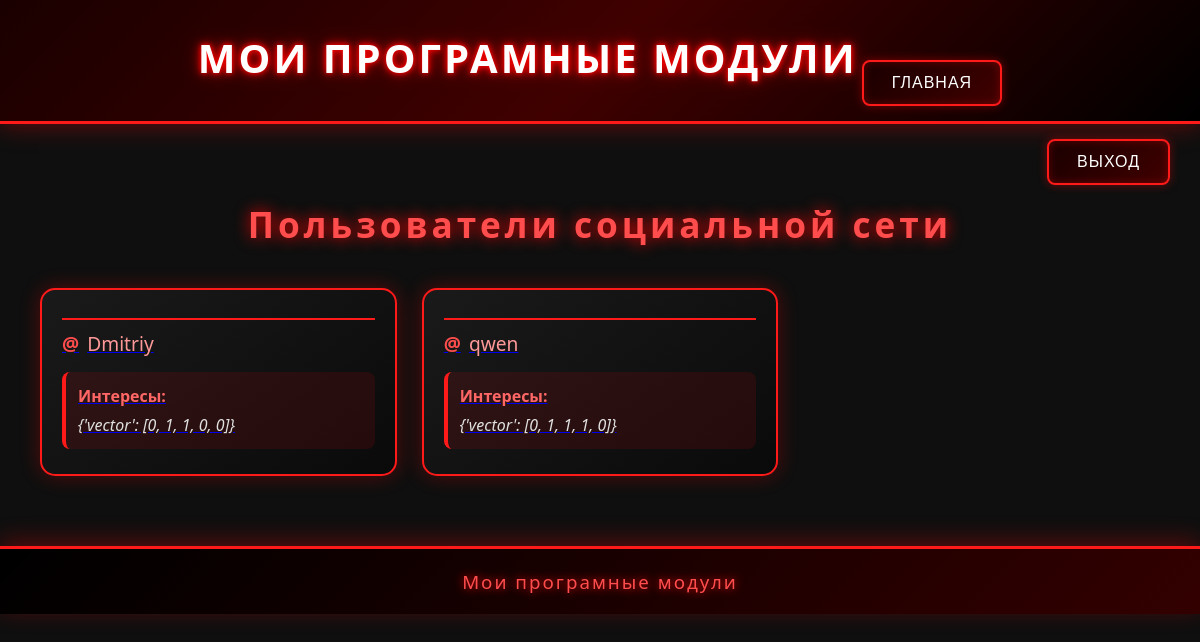
Page /socnet/ (signed in) on the earlier database version.
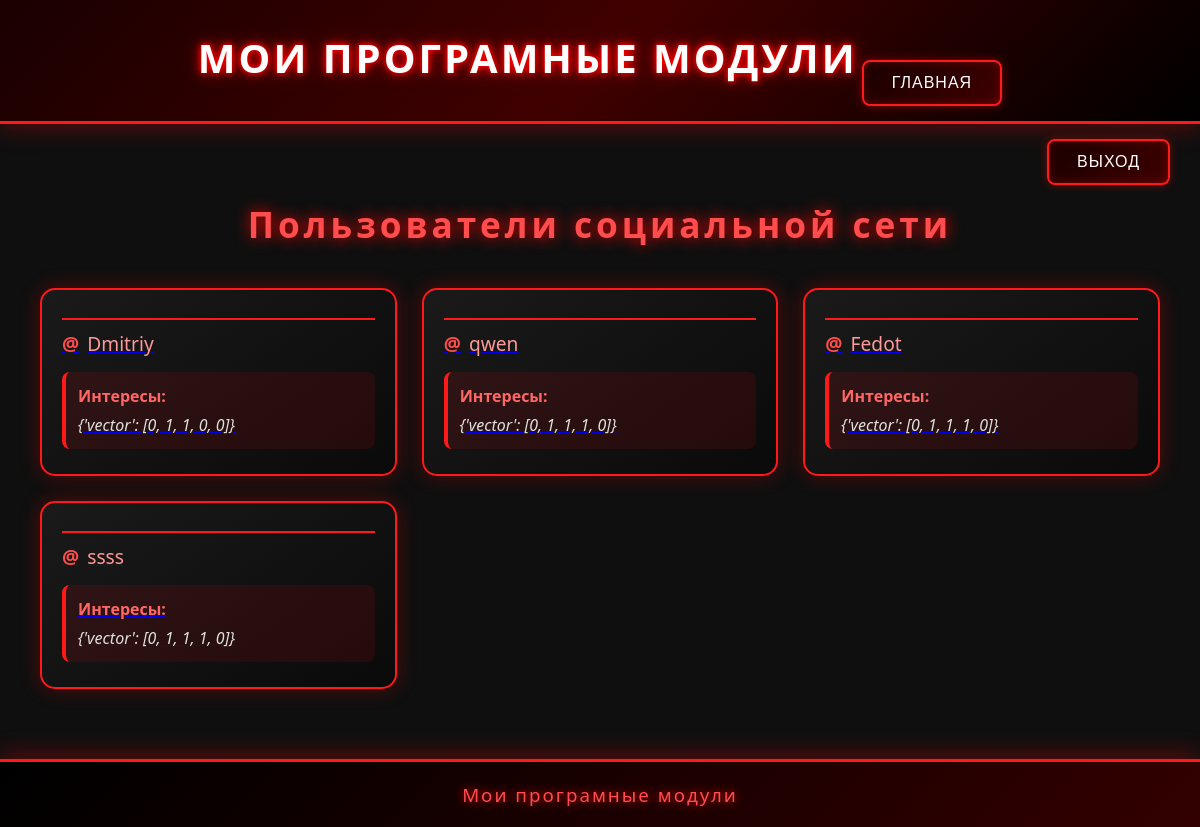
Same page on the later database version.
### Socnet/models.py (models this page shows)
class MyUser(AbstractUser):
    datebirth = models.DateField(null=True)
    interests = models.JSONField(null=True)

### Socnet/views.py (the view)
# urls.py: path('', views.mainpage, name='main'),
def main(request):
    users = MyUser.objects.all()
    rec = []
    if request.user.is_authenticated:
        user = request.user
        my_vector = user.interests["vector"]
        for i in users:
            if request.user.id != i.id:
                i_vector = i.interests["vector"]
                a = 0
                for j in range(5):
                    a += (my_vector[j] * i_vector[j])
                b1 = 0
                for j in range(5):
                    b1 += my_vector[j] ** 2
                b2 = 0
                for j in range(5):
                    b2 += i_vector[j] ** 2
                b = b1 ** 0.5 + b2 ** 0.5
                scalar = a/b
                print(f"scalar {scalar}")
                if scalar >= 0.6:
                    rec.append(i)
                print(f"rec {rec}")
    data = {
            "users": rec,
            "user": request.user
    }
    return render(request, "Socnet/index.html", data)

### Socnet/templates/Socnet/index.html (shortened to what this page needs)
{% extends "base.html" %}
{% block content %}
    <div class="header-buttons">
        {% if user.is_authenticated %}
            <button onClick="window.location.href = '{% url 'logout' %}'" class="elBlock qwe"> Выход </button>
        {% else %}
            <button onClick="window.location.href = '{% url 'register' %}'" class="elBlock qwe"> Регистрация </button>
        {% endif %}
    </div>
    <div class="content-wrapper">
        <h1 class="page-title"> Пользователи социальной сети </h1>
        <div class="users-grid">
            {% for i in users %}
                <a href="{% url "user" i.id %}">
                    <div class="user-card">
                        <h2 class="user-nickname">{{ i.nickname }}</h2>
                        <div class="user-username">{{ i.username }}</div>
                        <div class="user-interests">
                            <strong>Интересы:</strong>
                            {{ i.interests|default:"Не указаны" }}
                        </div>
                    </div>
                </a>
            {% empty %}
                <div style="grid-column: 1/-1; text-align: center; padding: 50px; color: #ff9999;">
                    Пока нет зарегистрированных пользователей
                </div>
            {% endfor %}
        </div>
    </div>
{% endblock content %}

### templates/base.html (shortened to what this page needs)
<!DOCTYPE html>
<html lang="en">
<head>
</head>
<body>
    <header>
        <h1 class="lineEl">Мои програмные модули</h1>
        <button onClick="window.location.href = '{% url 'main' %}'" class = "elBlock lineEl"> Главная </button>
    </header>
    {% block content %}{% endblock content %}
    <footer>
        <h3>Мои програмные модули</h3>
    </footer>
</body>
</html>

### Socnet/templates/Socnet/index.html (style rules this page uses)
.users-grid { display: grid; grid-template-columns: repeat(auto-fill, minmax(300px, 1fr)); gap: 25px; padding: 30px 20px; max-width: 1300px; margin: 0 auto; }
.user-card { background: linear-gradient(145deg, #1a1a1a, #0a0a0a); border: 2px solid #ff1a1a; border-radius: 15px; padding: 20px; box-shadow: 0 0 20px rgba(255, 0, 0, 0.3); transition: all 0.3s ease; position: relative; overflow: hidden; }
.user-card::before { content: ''; position: absolute; top: -50%; left: -50%; width: 200%; height: 200%; background: radial-gradient(circle, rgba(255,0,0,0.1) 0%, transparent 70%); opacity: 0; transition: opacity 0.5s ease; pointer-events: none; }
.user-nickname { font-size: 2rem; margin: 0 0 10px 0; color: #ff3333; text-shadow: 0 0 10px #ff0000; letter-spacing: 2px; border-bottom: 2px solid #ff1a1a; padding-bottom: 8px; }
.user-username { font-size: 1.2rem; margin: 8px 0; color: #ff9999; display: flex; align-items: center; gap: 8px; }
.user-username::before { content: '@'; color: #ff4d4d; font-weight: bold; }
.user-interests { margin: 15px 0 5px 0; padding: 12px; background: rgba(255, 0, 0, 0.1); border-radius: 8px; border-left: 4px solid #ff1a1a; font-style: italic; color: #e0e0e0; line-height: 1.5; }
.user-interests strong { color: #ff6666; font-style: normal; display: block; margin-bottom: 5px; }
.content-wrapper { max-width: 1400px; margin: 0 auto; padding: 0 20px; }
.page-title { text-align: center; font-size: 2.2rem; margin: 30px 0 10px 0; color: #ff4d4d; text-shadow: 0 0 15px #ff0000; letter-spacing: 4px; }
.header-buttons { display: flex; justify-content: flex-end; padding: 0 30px; margin-bottom: 20px; }

### templates/base.html (style rules this page uses)
body { margin: 0; font-family: 'Segoe UI', Arial, sans-serif; background-color: #0f0f0f; color: white; }
header { background: linear-gradient(135deg, #1a0000, #400000, #000000); padding: 30px 0; text-align: center; border-bottom: 3px solid #ff1a1a; box-shadow: 0 0 25px rgba(255, 0, 0, 0.4); position: relative; overflow: hidden; }
header h1 { margin: 0; font-size: 2.5rem; letter-spacing: 3px; text-transform: uppercase; color: #ffffff; text-shadow: 0 0 5px #ff0000, 0 0 10px #ff0000, 0 0 20px #990000; transition: transform 0.3s ease; }
footer { background: linear-gradient(135deg, #000000, #330000); padding: 20px 0; text-align: center; border-top: 3px solid #ff1a1a; box-shadow: 0 -5px 25px rgba(255, 0, 0, 0.3); margin-top: 40px; }
footer h3 { margin: 0; font-weight: 400; letter-spacing: 2px; color: #ff4d4d; text-shadow: 0 0 10px #ff0000; }
header h1 { animation: glowPulse 3s infinite ease-in-out; }
.lineEl { display: inline-block }
button { position:relative; top: 15px; background: linear-gradient(135deg, #1a0000, #400000); color: #ffffff; border: 2px solid #ff1a1a; padding: 12px 28px; font-size: 16px; letter-spacing: 1px; text-transform: uppercase; border-radius: 8px; cursor: pointer; transition: all 0.3s ease; box-shadow: 0 0 10px rgba(255, 0, 0, 0.4), inset 0 0 8px rgba(255, 0, 0, 0.3); }
.elBlock { display:inline-block; }

Differences in the rows shown:
added MyUser: username "Fedot", interests "{'vector': [0, 1, 1, 1, 0]}"
added MyUser: username "ssss", interests "{'vector': [0, 1, 1, 1, 0]}"
